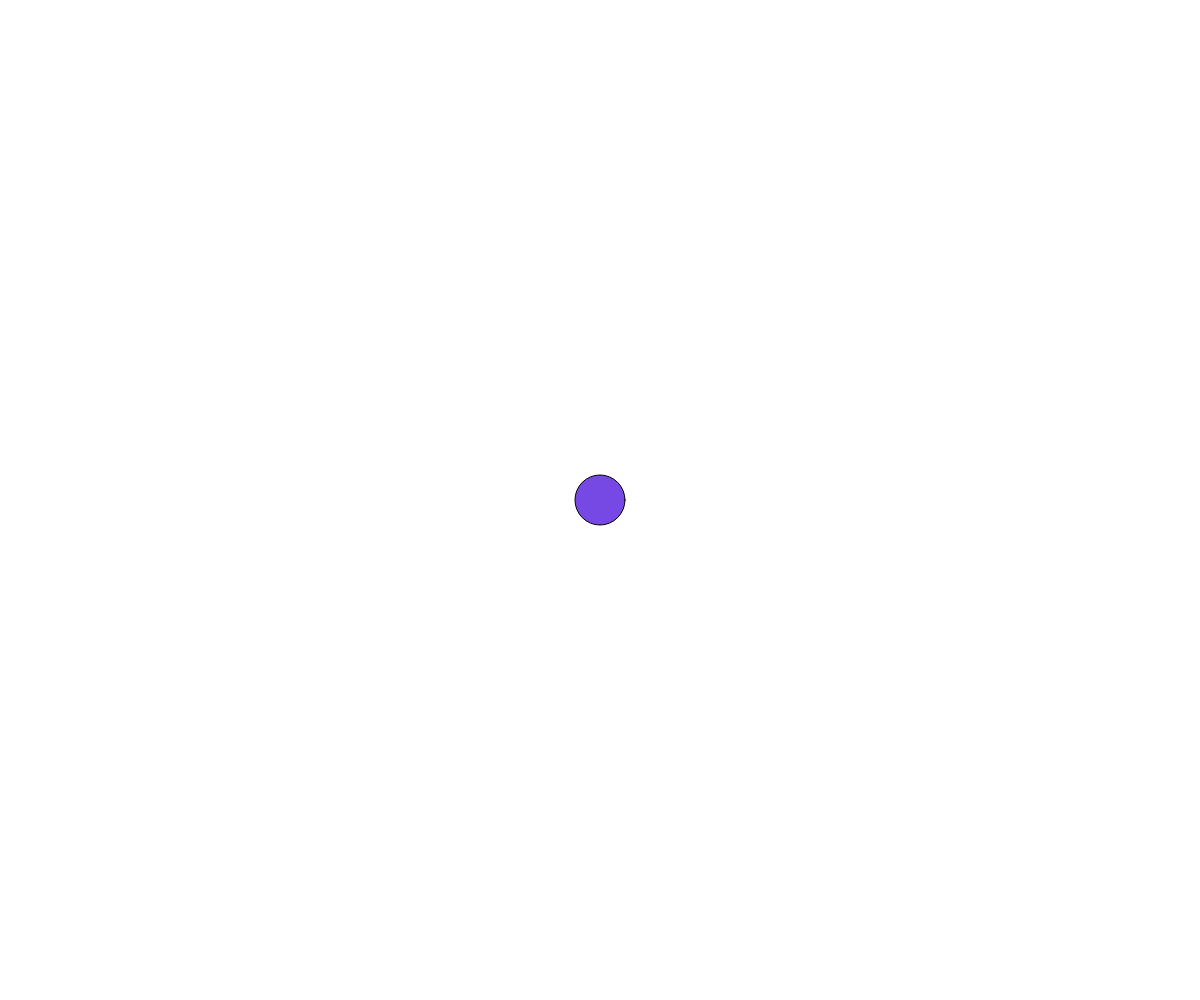
Frame 1 (no input)
Frame 60 (no input): identical to frame 1, image omitted
Frame 120 (the mouse pressed at the canvas centre since frame 60): identical to frame 1, image omitted

The p5.js sketch that drew this single still picture (run headless with seeded random() and noise() and a simulated clock; from frame 60 on, the mouse is pressed at the canvas centre):

// p5.js sketch
// ── sketch.js
var quoiDessiner = "cercle";
var c;

function setup() {
  createCanvas(windowWidth, windowHeight);
  colorMode(HSB);
  background(0, 0, 100);
  
  c = color(random(360),random(60,100),random(60,100));
}

function windowResized() {
  resizeCanvas(windowWidth, windowHeight);
  background(0, 0, 100);
}

function draw() {
  background(0, 0, 100);
  fill(c);
  if ( quoiDessiner == "cercle") {
    ellipse(width/2,height/2,50,50);
  } else if ( quoiDessiner == "rectangle" ) {
    rect(width/2,height/2,100,100);
  }
}

function mouseClicked() {
  
  c = color(random(360),random(60,100),random(60,100));
  
  var aleatoire = random(0,100);
  
  if ( aleatoire > 50 ) {
    quoiDessiner = "cercle";
  } else {
    quoiDessiner = "rectangle";
  }
}
